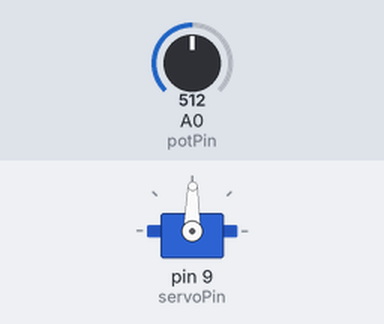
The sketch below on a simulated Arduino Uno, built with avr-gcc and run on an emulated ATmega328P. Shown: servo. The test bench sets the inputs (shaded band); at power-on: A0 (potPin) = 512. What the sketch prints to the serial monitor is not drawn.

Above: at 1.2 s.
1.3 s: A0 (potPin) set to 716
At 2.5 s:
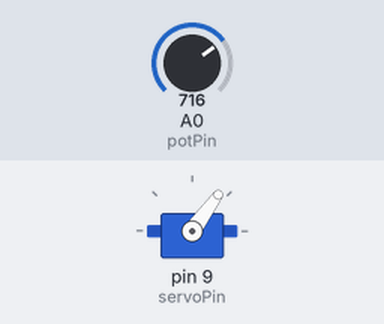
2.8 s: A0 (potPin) set to 900
At 3.7 s:
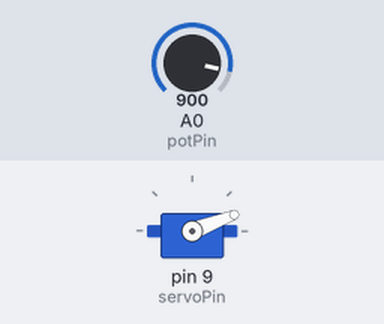
4.3 s: A0 (potPin) set to 1023
At 4.8 s:
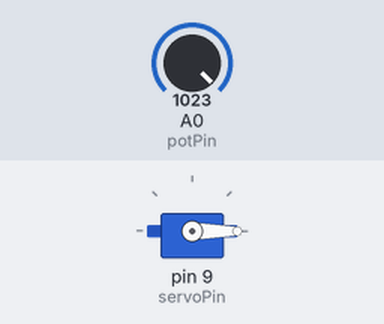
5.8 s: A0 (potPin) set to 306
At 7.0 s:
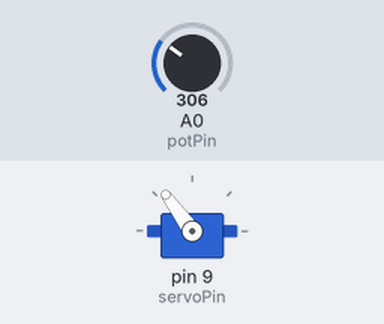
7.3 s: A0 (potPin) set to 122
At 8.4 s:
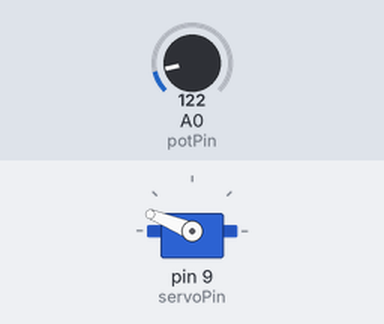
8.8 s: A0 (potPin) set to 0
At 9.5 s:
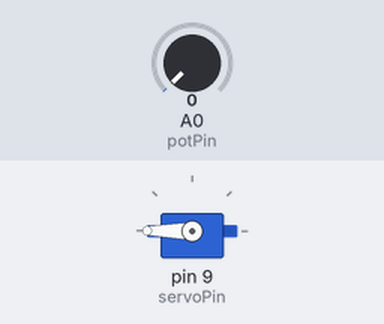
Timing chart, 0 to 11.3 s (numbered marks = the images above; inputs shaded):
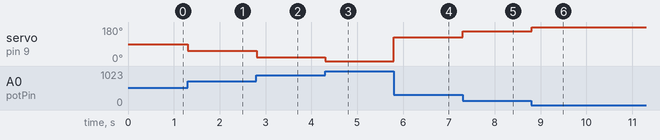

The sketch:

Servo_Motor_Base_Code.ino
```cpp
#include <Servo.h>      //Loading Servo library (no semicolon at end of line)

int pos = 0;            //Declare and initialize the position variable
int servoPin = 9;       //Orange wire

int potPin = A0;         //
int potValue;            //Value from 0 to 1023;

Servo myServo;          //Create a servo object called myServo


void setup() {
  Serial.begin(9600);
  myServo.attach(servoPin);  //tell servo object which pin controls it

}

void loop() {

  potValue = analogRead(potPin);
  pos = 180. - (180. / 1023.) * potValue;
  myServo.write(pos);
  Serial.println(pos);


}
```

Measured:
- after the input at 1.3 s, servo on pin 9 (servoPin): 89° → 54° at once
- after the input at 2.8 s, servo on pin 9 (servoPin): 54° → 21° at once
- after the input at 4.3 s, servo on pin 9 (servoPin): 21° → 0° at once
- after the input at 5.8 s, servo on pin 9 (servoPin): 0° → 126° at once
- after the input at 7.3 s, servo on pin 9 (servoPin): 126° → 158° at once
- after the input at 8.8 s, servo on pin 9 (servoPin): 158° → 180° at once
